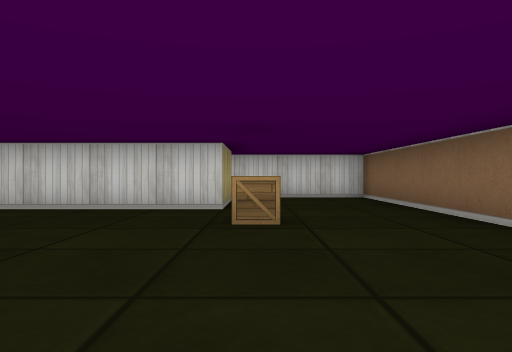
view 1 (above)

23 first-person views from a walk through a cub3D ray-caster map. The camera is about half as high as the walls, looks level and sees 70° across. The floor is counted in squares. Each view is taken from the middle of a square. On the plan, view 1 faces up. The plan holds only what a view shows up to about 9 squares ahead; the rest is blank.

view 2
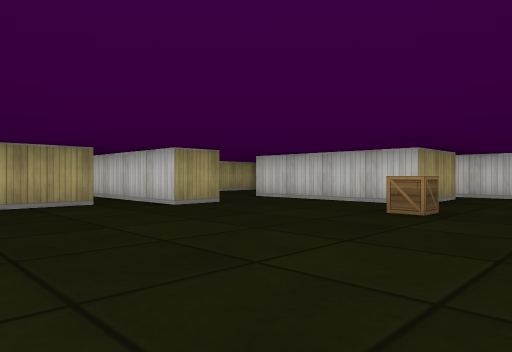

view 3
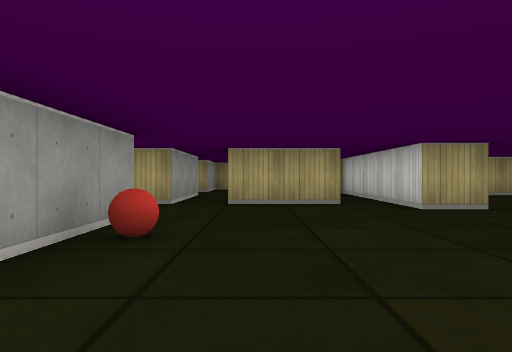

view 4
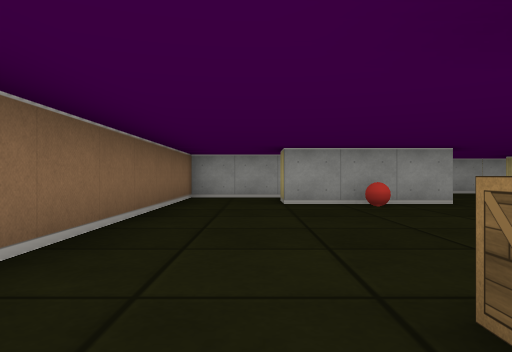

view 5
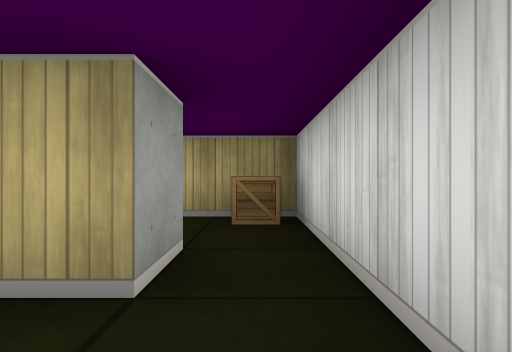

view 6
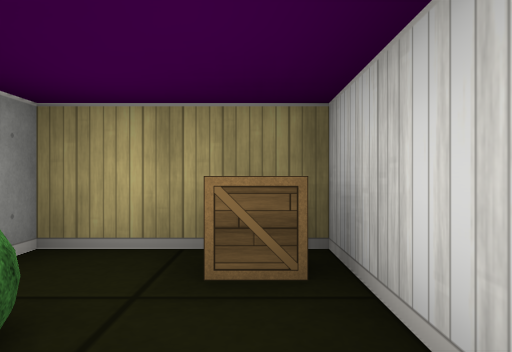

view 7
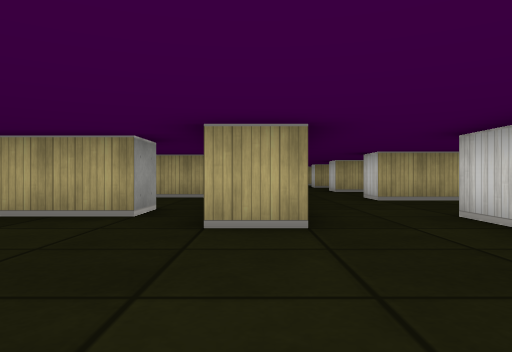

view 8
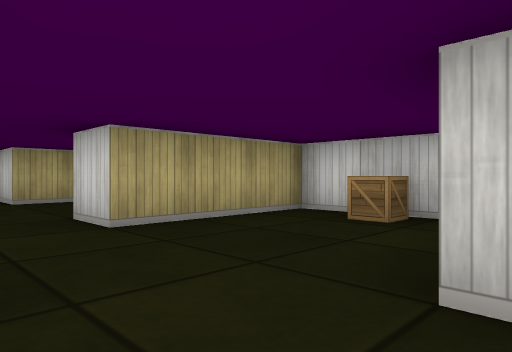

view 9
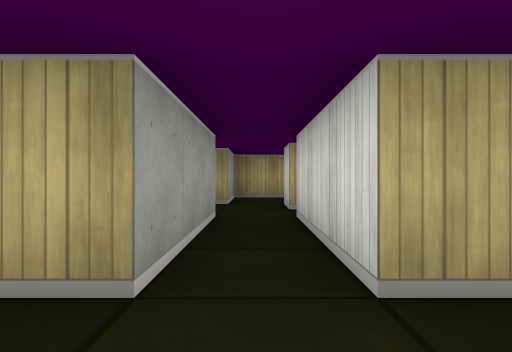

view 10
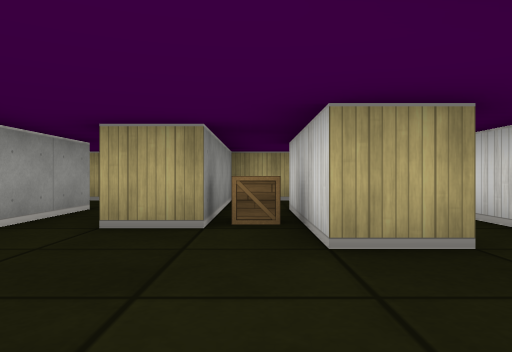

view 11
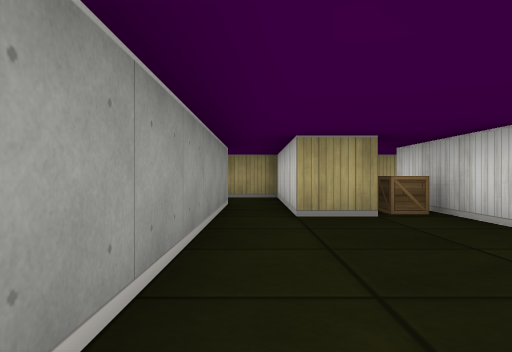

view 12
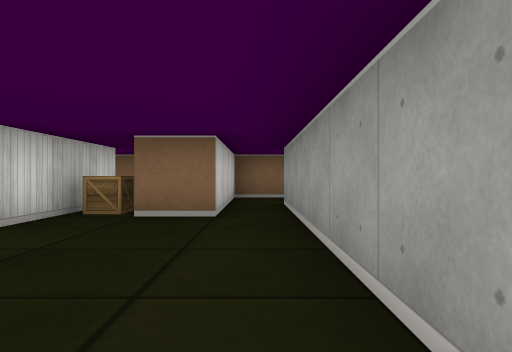

view 13
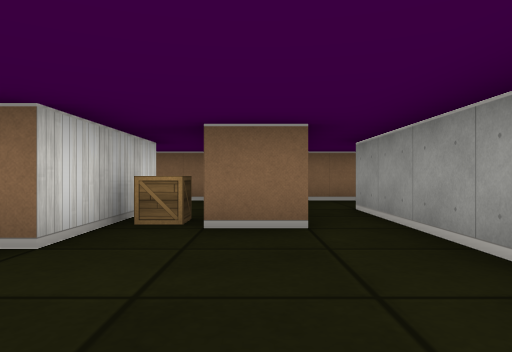

view 14
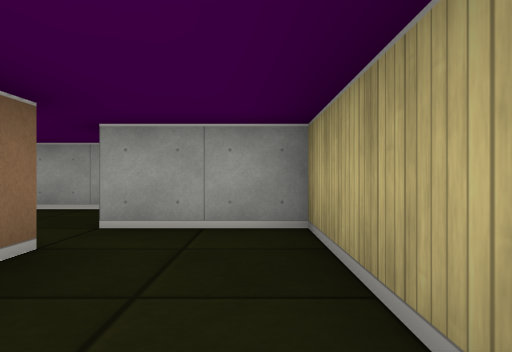

view 15
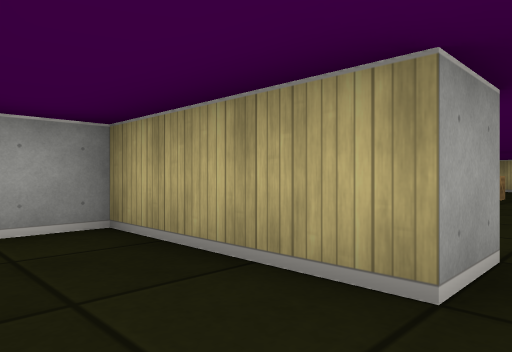

view 16
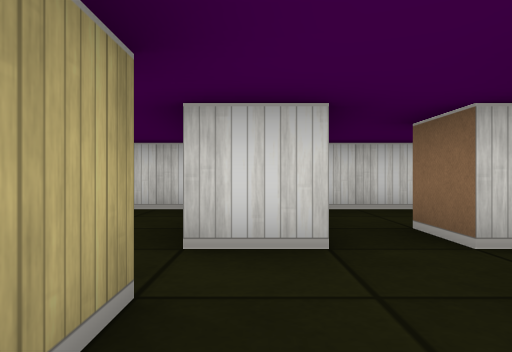

view 17
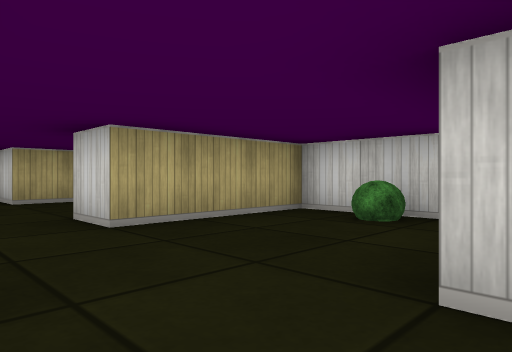

view 18
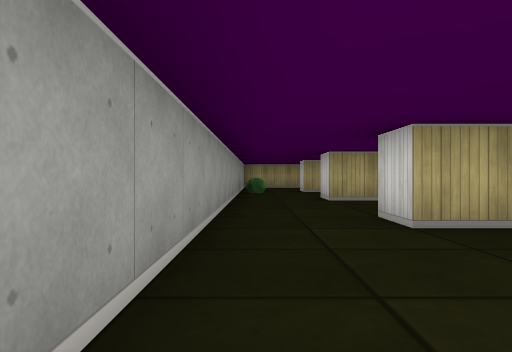

view 19
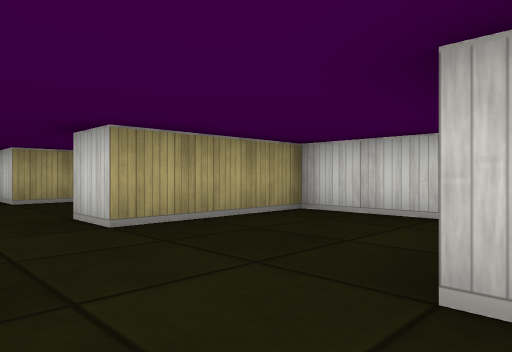

view 20
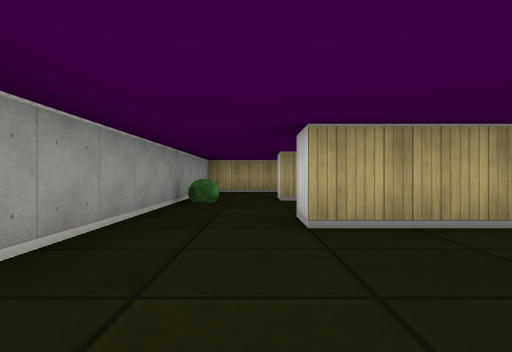

view 21
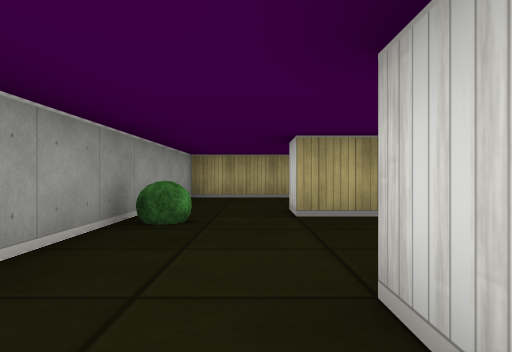

view 22
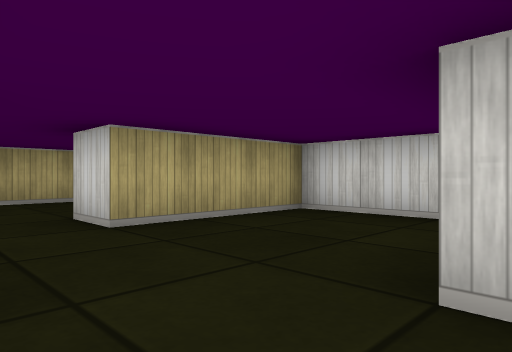

view 23
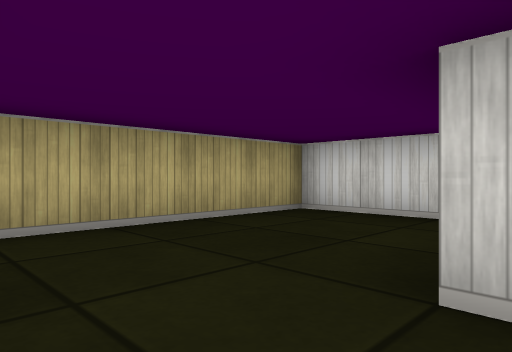

### Floor plan
Ten units are one square. View 1 is at (0, 0); x grows to the right and y downward. Boxes are objects, and circles mark ways between rooms. Rooms are numbered by the first view taken in them; rooms with no view inside come last. Other rooms are left out.
<svg viewBox="-240 -90 270 156">
<path fill="none" stroke="#000" d="M-35 -36 -35 -25 -55 -25M-55 -15 -45 -15 -45 5 -75 5 -75 -5M-25 15 5 15M-15 -75 -5 -75 -5 -55 -45 -55M25 15 25 -85 -35 -85 -35 -65M-85 -5 -85 5 -95 5M-75 15 -45 15M-115 -15 -115 15 -95 15M-55 55 -15 55M-45 15 -45 25 -75 25M-15 45 -15 35M-75 35 -55 35 -55 45M5 25 -25 25M-15 55 5 55M25 61 25 45 -15 45M-75 55 -55 55M-55 45 -95 45 -95 55M-100 -25 -109 -25M-95 15 -95 35 -75 35M-55 -85 -75 -85 -75 -55 -85 -55M-95 -85 -115 -85 -115 -55 -125 -55M-126 -35 -86 -35M-135 -85 -155 -85 -155 -55 -165 -55M-165 -35 -126 -35M-175 -85 -195 -85 -195 -55 -205 -55M-205 -35 -165 -35M-215 -85 -235 -85 -235 -35 -205 -35M-85 -19 -85 -5M-55 -25 -80 -25M5 15 5 25M4 35 25 35 25 15"/>
<rect x="-35" y="-85" width="10" height="10" fill="#bbb"><title>crate</title></rect>
<rect x="-25" y="-75" width="10" height="10" fill="#bbb"><title>bush</title></rect>
<rect x="-15" y="5" width="10" height="10" fill="#bbb"><title>ball</title></rect>
<rect x="-5" y="-45" width="10" height="10" fill="#bbb"><title>crate</title></rect>
<rect x="-65" y="25" width="10" height="10" fill="#bbb"><title>crate</title></rect>
<rect x="-15" y="25" width="10" height="10" fill="#bbb"><title>crate</title></rect>
<rect x="-65" y="-85" width="10" height="10" fill="#bbb"><title>crate</title></rect>
<rect x="-105" y="-85" width="10" height="10" fill="#bbb"><title>bush</title></rect>
<rect x="-195" y="-45" width="10" height="10" fill="#bbb"><title>bush</title></rect>
<circle cx="-35" cy="20" r="3" fill="#2a7"/>
<circle cx="-105" cy="-5" r="3" fill="#2a7"/>
<circle cx="-85" cy="20" r="3" fill="#2a7"/>
<circle cx="-40" cy="-45" r="3" fill="#2a7"/>
<circle cx="-50" cy="-20" r="3" fill="#2a7"/>
<circle cx="-80" cy="0" r="3" fill="#2a7"/>
<circle cx="15" cy="20" r="3" fill="#2a7"/>
<circle cx="-5" cy="50" r="3" fill="#2a7"/>
<circle cx="-65" cy="50" r="3" fill="#2a7"/>
<circle cx="-65" cy="30" r="3" fill="#2a7"/>
<circle cx="-5" cy="30" r="3" fill="#2a7"/>
<circle cx="-80" cy="-45" r="3" fill="#2a7"/>
<circle cx="-120" cy="-45" r="3" fill="#2a7"/>
<circle cx="-160" cy="-45" r="3" fill="#2a7"/>
<circle cx="-200" cy="-45" r="3" fill="#2a7"/>
<text x="-20" y="-30">1</text>
<text x="-40" y="40">2</text>
<text x="0" y="50">3</text>
<text x="-80" y="50">4</text>
<text x="-110" y="-20">5</text>
<text x="-90" y="20">6</text>
<text x="-60" y="-60">7</text>
<text x="-100" y="-60">8</text>
<text x="-140" y="-60">9</text>
<text x="-180" y="-60">10</text>
<text x="-220" y="-60">11</text>
<text x="-70" y="-20">12</text>
<text x="10" y="20">13</text>
</svg>
Room 1 opens to room 2. Room 1 opens to room 5. Room 1 opens to room 6. Room 1 opens to room 7. Room 1 opens to room 12. Room 1 opens to room 13. Room 2 opens to room 3. Room 2 opens to room 4. Room 2 opens to room 6. Room 2 opens to room 13. Room 7 opens to room 8. Room 8 opens to room 9. Room 9 opens to room 10. Room 10 opens to room 11.

Where each view was taken, in squares from view 1:
view 1: 0 up, 0 right, facing up
view 2: 1 down, 2 right, facing up-left
view 3: 0 up, 2 right, facing left
view 4: 5 up, 1 right, facing down
view 5: 8 up, 1 right, facing left
view 6: 8 up, 1 left, facing left
view 7: 3 up, 0 right, facing left
view 8: 4 up, 4 left, facing up-left
view 9: 1 down, 3 left, facing left
view 10: 3 down, 2 left, facing left
view 11: 5 down, 1 left, facing left
view 12: 5 down, 6 left, facing right
view 13: 4 down, 5 left, facing right
view 14: 2 up, 11 left, facing down
view 15: 2 up, 10 left, facing down-left
view 16: 3 down, 9 left, facing up
view 17: 4 up, 8 left, facing up-left
view 18: 4 up, 8 left, facing left
view 19: 4 up, 12 left, facing up-left
view 20: 5 up, 12 left, facing left
view 21: 5 up, 15 left, facing left
view 22: 4 up, 16 left, facing up-left
view 23: 4 up, 20 left, facing up-left
